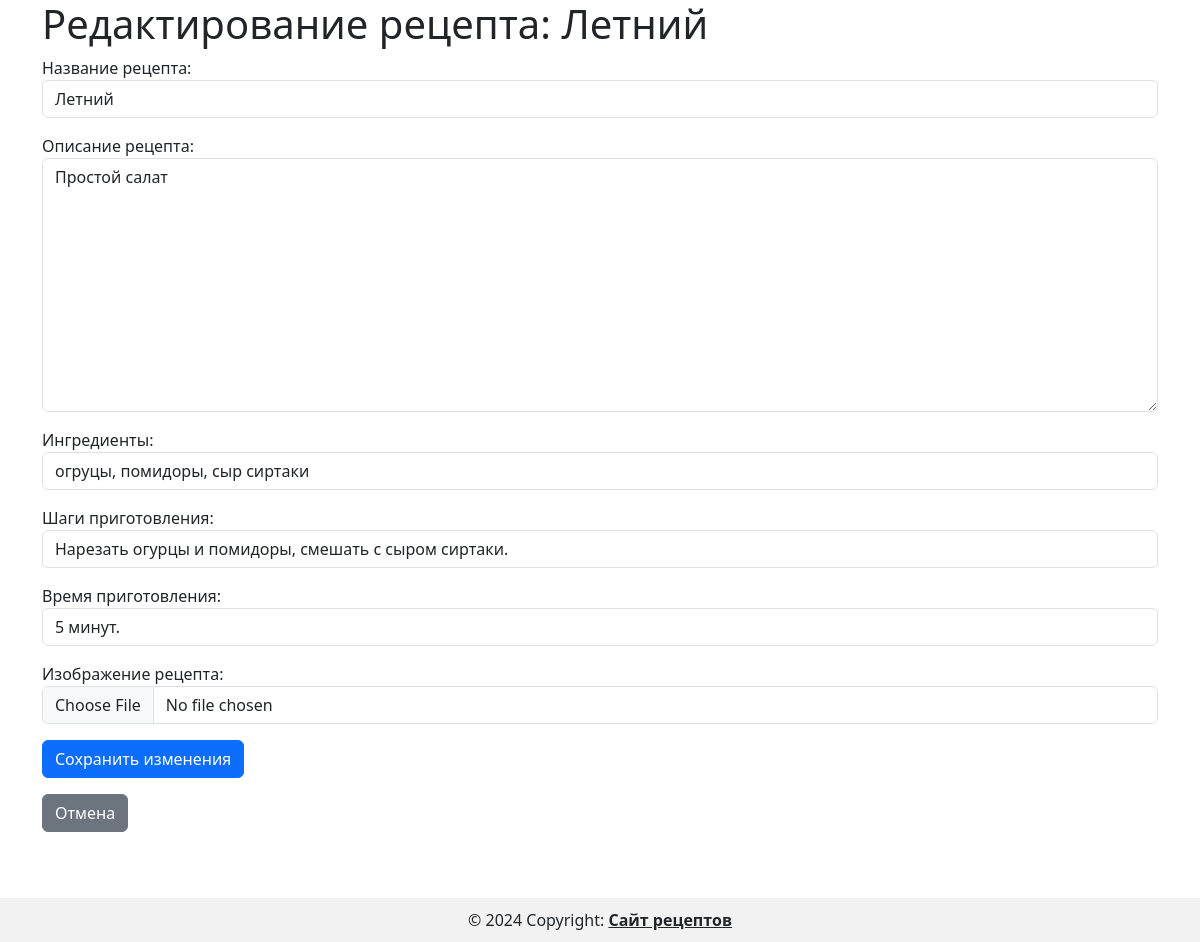
The page /edit_recipe/3/ on the database as committed earlier.
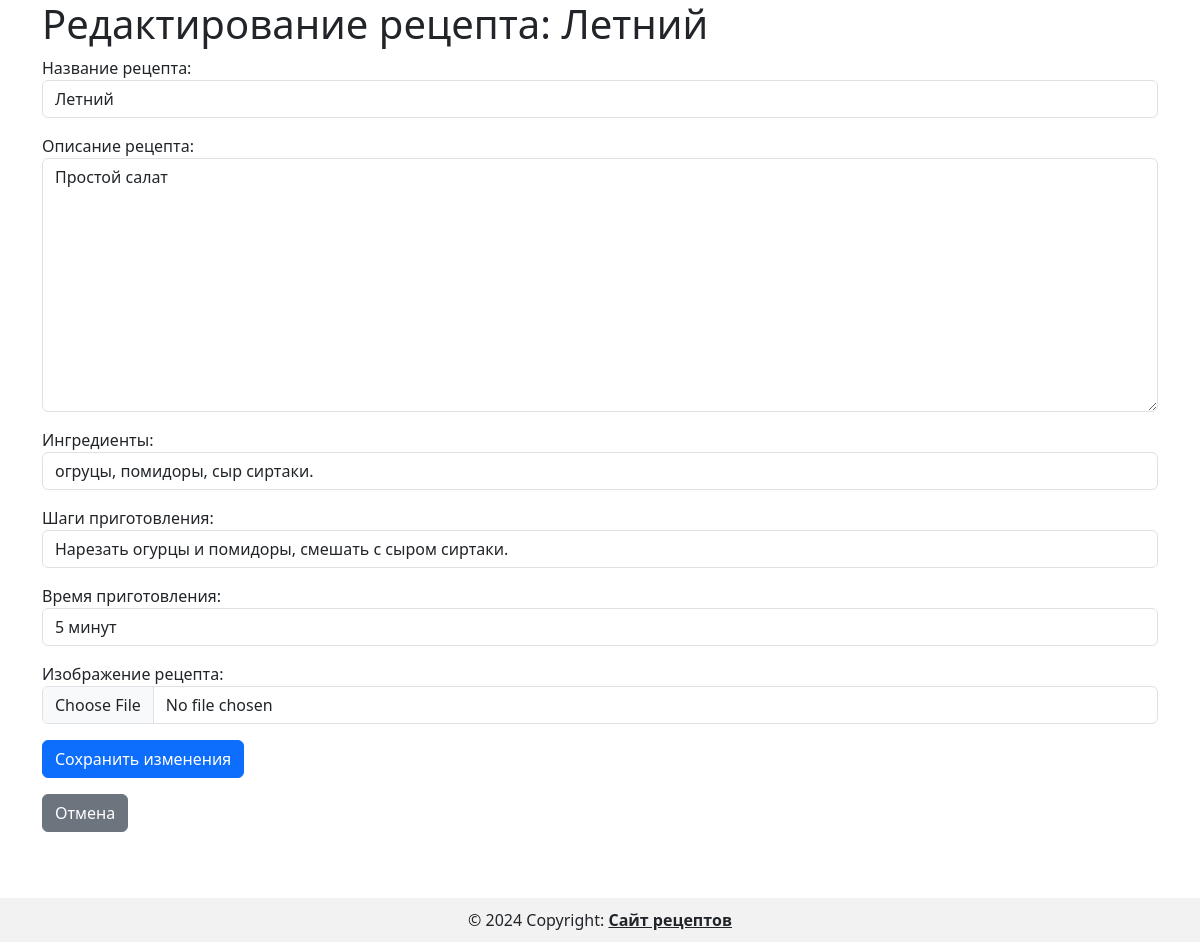
The same page on the database as committed later.
### recipe_app/models.py (models this page shows, shortened)
class Recipe(models.Model):
    title = models.CharField(max_length=60)
    description = models.CharField(max_length=200)
    ingredients = models.CharField(max_length=200)
    steps_cooking = models.CharField(max_length=200)
    time_cooking = models.CharField(max_length=30)
    image_dish = models.ImageField(upload_to='media/recipes/')

### recipe_app/views.py (the view)
# urls.py: path('edit_recipe/<str:id_recipe>/', views.edit_recipe, name='edit_recipe'),
def edit_recipe(request, id_recipe):
    recipe = get_object_or_404(Recipe, id=id_recipe)
    if request.method == 'POST':
        form = RecipeForm(request.POST, request.FILES)
        if form.is_valid():
            recipe.title = form.cleaned_data['title']
            recipe.description = form.cleaned_data['description']
            recipe.ingredients = form.cleaned_data['ingredients']
            recipe.steps_cooking = form.cleaned_data['steps_cooking']
            recipe.time_cooking = form.cleaned_data['time_cooking']
            if 'image_dish' in request.FILES:
                recipe.image_dish = request.FILES['image_dish']
            recipe.save()
            return redirect('recipe_app:get_recipe', id_recipe=recipe.id)
    else:
        form = RecipeForm(initial={
            'title': recipe.title,
            'description': recipe.description,
            'ingredients': recipe.ingredients,
            'steps_cooking': recipe.steps_cooking,
            'time_cooking': recipe.time_cooking,
        })
    context = {'form': form, 'recipe': recipe}
    return render(request, 'recipe_app/edit_recipe.html', context)

### recipe_app/templates/recipe_app/edit_recipe.html (shortened to what this page needs)
{% extends 'recipe_app/base.html' %}
{% block content %}
    <div class="container">
        <h1>Редактирование рецепта: {{ recipe.title }}</h1>
        <form method="post" enctype="multipart/form-data">
            {{ form.as_p }}
            <button type="submit" class="btn btn-primary">Сохранить изменения</button>
        </form>
        <a href="{% url 'recipe_app:get_recipe' recipe.id %}" class="btn btn-secondary mt-3">Отмена</a>
    </div>
{% endblock %}

Rows that differ between the two databases and show on the page:
changed Recipe "Летний": ingredients "огруцы, помидоры, сыр сиртаки" → "огруцы, помидоры, сыр сиртаки."; time_cooking "5 минут." → "5 минут"
